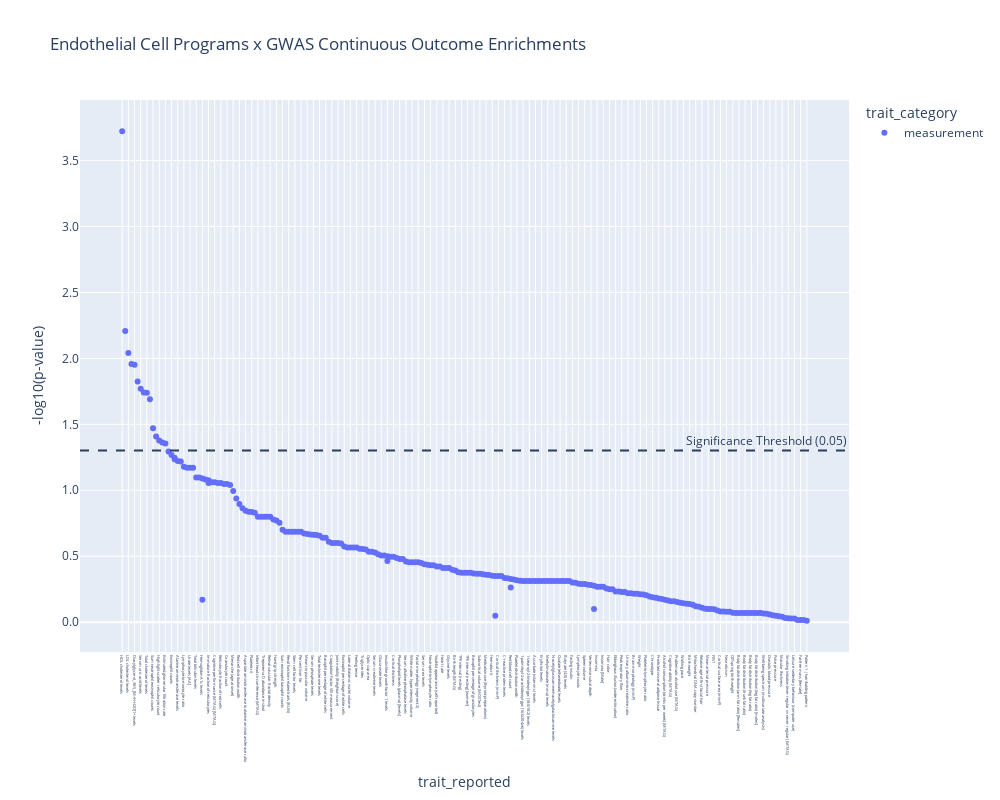

The cell this chart's notebook holds for it:
### Markdown cell above
## Plot Continuous Trait GWAS Outcomes

### Code cell
plot_interactive_phewas(data=data,
                        title="Endothelial Cell Programs x GWAS Continuous Outcome Enrichments",
                       query_string="trait_category == 'measurement'")

### Figure 1 — Plotly figure (JSON) as saved in the notebook; plotly's stock layout.template omitted (floating-point values rounded to 4 significant figures; data arrays with more than 128 entries replaced by an {"elided": "..."} marker saying what was removed)
{"data": [{"customdata": {"elided": "230x6 mixed values"}, "hovertemplate": "trait_category=%{customdata[1]}<br>trait_reported=%{x}<br>-log10(p-value)=%{y}<br>program_name=%{customdata[0]}<br>P-value=%{customdata[2]}<br>Genes=%{customdata[3]}<br>study_id=%{customdata[4]}<br>pmid=%{customdata[5]}<extra></extra>", "legendgroup": "measurement", "marker": {"color": "#636efa", "symbol": "circle"}, "mode": "markers", "name": "measurement", "orientation": "v", "showlegend": true, "type": "scatter", "x": {"elided": "230 str values"}, "xaxis": "x", "y": {"elided": "230 float values"}, "yaxis": "y"}], "layout": {"annotations": [{"showarrow": false, "text": "Significance Threshold (0.05)", "x": 1, "xanchor": "right", "xref": "x domain", "y": 1.301, "yanchor": "bottom", "yref": "y"}], "height": 800, "legend": {"title": {"text": "trait_category"}, "tracegroupgap": 0}, "shapes": [{"line": {"dash": "dash"}, "type": "line", "x0": 0, "x1": 1, "xref": "x domain", "y0": 1.301, "y1": 1.301, "yref": "y"}], "title": {"text": "Endothelial Cell Programs x GWAS Continuous Outcome Enrichments"}, "width": 1000, "xaxis": {"anchor": "y", "domain": [0, 1], "tickfont": {"size": 4}, "title": {"text": "trait_reported"}}, "yaxis": {"anchor": "x", "domain": [0, 1], "tickformat": ".1f", "title": {"text": "-log10(p-value)"}}}}
